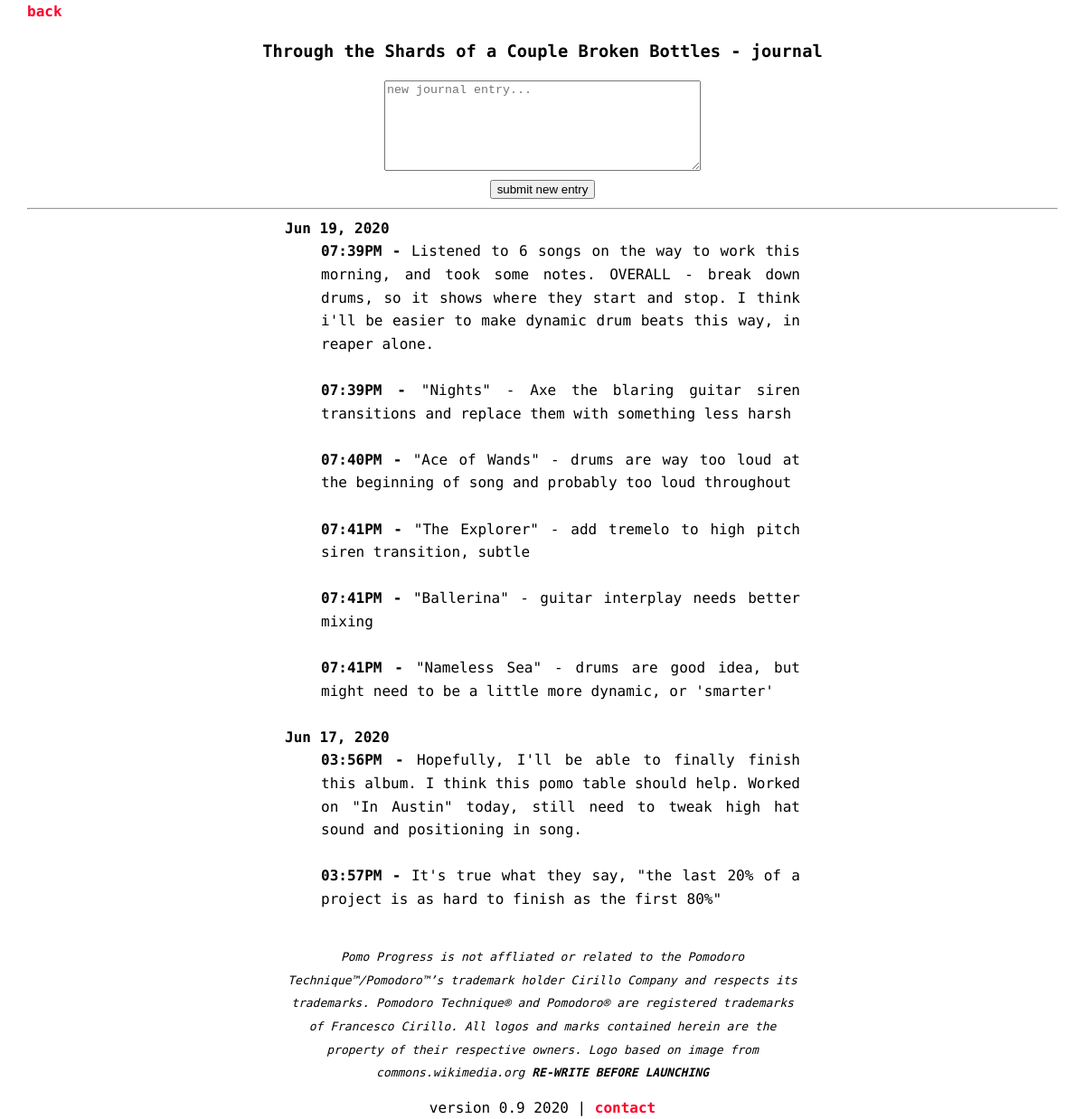
The page /journal (signed in) on the database its author committed.
### tables this page shows
CREATE TABLE journal (entry_id INTEGER PRIMARY KEY, table_id INTEGER REFERENCES tables (id), entry TEXT NOT NULL, date TEXT, time TEXT, datetime DEFAULT (CURRENT_DATE), time_exact TEXT DEFAULT (CURRENT_TIME));

### app.py (the view)
@app.route('/journal', methods=["GET","POST"])
def journal():
    db = SQL("sqlite:///pomodoro.db")
    if request.method == "POST":
        date = datetime.today()
        date_date = date.strftime('%b %d, %Y')
        date_time = date.strftime('%I:%M%p')
        previous_entries = db.execute("SELECT date FROM journal WHERE date=:date AND table_id=:table_id", date = date_date, table_id=session['table_id'])
        if len(previous_entries) == 1 or len(previous_entries) > 1:
            session['journal_same_date'] = False
        else:
            session['journal_same_date'] = True
        if session['journal_same_date'] == True:
            db.execute("INSERT INTO journal (table_id, entry, date, time) VALUES (?, ?, ?, ?)", session['table_id'], request.form.get("entry"), date_date, date_time)
        else:
            db.execute("INSERT INTO journal (table_id, entry, date, time) VALUES (?, ?, '', ?)", session['table_id'], request.form.get("entry"), date_time)
        return redirect('/journal')
    else:
        journal_data = db.execute("SELECT * FROM journal WHERE table_id=:table_id ORDER BY datetime DESC, time_exact ASC", table_id=session['table_id'])
        return render_template('journal.html', session=session, journal_data=journal_data)

### templates/journal.html (shortened to what this page needs)
{% extends 'base.html' %}
{% block header %}
    <a href='/home'>back</a>
    <center><h3>{{ session['table_name'] }} - journal</h3></center>
{% endblock %}
{% block main %}
<center>
    <form action="/journal" method="post">
        <textarea class="entry" name="entry" placeholder="new journal entry..." type="text" required></textarea>
        <br>
        <input name="submit_entry" value="submit new entry" type="submit">
    </form>
    <hr>
</center>
<center>
        <div class="journal">
            {% for row in journal_data %}
                {% if row['date'] != '' %}
                    <dt><strong>{{ row['date'] }}</strong></dt>
                    <dd><strong><font size="3px">{{ row['time'] }}&nbsp;-&nbsp;</font></strong>{{ row['entry'] }}</dd>
                    <br>
                {% else %}
                    <dd><strong><font size="3px">{{ row['time'] }}&nbsp;-&nbsp;</font></strong>{{ row['entry'] }}</dd>
                    <br>
                {% endif %}
            {% endfor %}
        </div>
</center>
{% endblock %}

### static/global.css (style rules this page uses)
* { box-sizing: border-box; }
body { align-content: center; margin: auto; width: 95%; font-family: 'Roboto Mono', monospace; font-size: 1em; line-height: 1.6em; box-sizing: border-box; position: relative; }
a { font-weight: bolder; text-decoration: none; color: rgb(255, 0, 43); }
.journal { width: 50%; text-align: justify; }
textarea { height: 100px; width: 350px; }

### rows shown on the page
journal: date "Jun 19, 2020", time "07:39PM", entry "Listened to 6 songs on the way to work this morning, and took some notes. OVERALL - break down drums, so it shows where they start and stop. I think i'll be easier to make dynamic drum beats this way, in reaper alone."
journal: time "07:39PM", entry "\"Nights\" - Axe the blaring guitar siren transitions and replace them with something less harsh"
journal: time "07:40PM", entry "\"Ace of Wands\" - drums are way too loud at the beginning of song and probably too loud throughout"
journal: time "07:41PM", entry "\"The Explorer\" - add tremelo to high pitch siren transition, subtle"
journal: time "07:41PM", entry "\"Ballerina\" - guitar interplay needs better mixing"
journal: time "07:41PM", entry "\"Nameless Sea\" - drums are good idea, but might need to be a little more dynamic, or 'smarter'"
journal: date "Jun 17, 2020", time "03:56PM", entry "Hopefully, I'll be able to finally finish this album. I think this pomo table should help. Worked on \"In Austin\" today, still need to tweak high hat sound and positioning in song."
journal: time "03:57PM", entry "It's true what they say, \"the last 20% of a project is as hard to finish as the first 80%\""

### other values the page prints
{{ session['table_name'] }} "Through the Shards of a Couple Broken Bottles"
